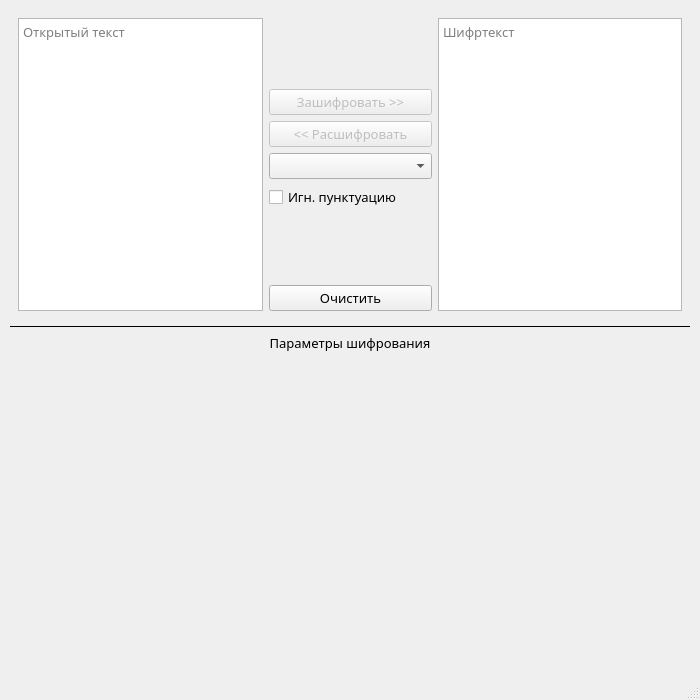
<?xml version="1.0" encoding="UTF-8"?>
<ui version="4.0">
 <class>MainWindow</class>
 <widget class="QMainWindow" name="MainWindow">
  <property name="geometry">
   <rect>
    <x>0</x>
    <y>0</y>
    <width>700</width>
    <height>700</height>
   </rect>
  </property>
  <property name="font">
   <font>
    <family>Hack</family>
    <pointsize>10</pointsize>
   </font>
  </property>
  <property name="windowTitle">
   <string>My Cryptography</string>
  </property>
  <widget class="QWidget" name="centralwidget">
   <layout class="QVBoxLayout" name="verticalLayout_3">
    <property name="leftMargin">
     <number>10</number>
    </property>
    <property name="topMargin">
     <number>10</number>
    </property>
    <property name="rightMargin">
     <number>10</number>
    </property>
    <property name="bottomMargin">
     <number>10</number>
    </property>
    <item>
     <layout class="QHBoxLayout" name="horizontalLayout" stretch="3,2,3">
      <property name="leftMargin">
       <number>8</number>
      </property>
      <property name="topMargin">
       <number>8</number>
      </property>
      <property name="rightMargin">
       <number>8</number>
      </property>
      <property name="bottomMargin">
       <number>8</number>
      </property>
      <item>
       <widget class="QPlainTextEdit" name="open_text_menu">
        <property name="placeholderText">
         <string>Открытый текст</string>
        </property>
       </widget>
      </item>
      <item>
       <layout class="QVBoxLayout" name="verticalLayout_2">
        <item>
         <spacer name="verticalSpacer_2">
          <property name="orientation">
           <enum>Qt::Vertical</enum>
          </property>
          <property name="sizeHint" stdset="0">
           <size>
            <width>20</width>
            <height>40</height>
           </size>
          </property>
         </spacer>
        </item>
        <item>
         <widget class="QPushButton" name="encrypt_button">
          <property name="enabled">
           <bool>false</bool>
          </property>
          <property name="text">
           <string>Зашифровать &gt;&gt;</string>
          </property>
         </widget>
        </item>
        <item>
         <widget class="QPushButton" name="decrypt_button">
          <property name="enabled">
           <bool>false</bool>
          </property>
          <property name="text">
           <string>&lt;&lt; Расшифровать</string>
          </property>
         </widget>
        </item>
        <item>
         <widget class="QComboBox" name="cipher_selector_box"/>
        </item>
        <item>
         <widget class="QCheckBox" name="punctuation">
          <property name="toolTip">
           <string>Опция не доступная для шифра Хилла.</string>
          </property>
          <property name="text">
           <string>Игн. пунктуацию</string>
          </property>
         </widget>
        </item>
        <item>
         <spacer name="verticalSpacer">
          <property name="orientation">
           <enum>Qt::Vertical</enum>
          </property>
          <property name="sizeHint" stdset="0">
           <size>
            <width>20</width>
            <height>40</height>
           </size>
          </property>
         </spacer>
        </item>
        <item>
         <widget class="QPushButton" name="clear_button">
          <property name="text">
           <string>Очистить</string>
          </property>
         </widget>
        </item>
       </layout>
      </item>
      <item>
       <widget class="QPlainTextEdit" name="cipher_text_menu">
        <property name="placeholderText">
         <string>Шифртекст</string>
        </property>
       </widget>
      </item>
     </layout>
    </item>
    <item>
     <widget class="QFrame" name="frame">
      <property name="frameShape">
       <enum>QFrame::HLine</enum>
      </property>
      <property name="frameShadow">
       <enum>QFrame::Plain</enum>
      </property>
     </widget>
    </item>
    <item>
     <widget class="QLabel" name="label">
      <property name="font">
       <font>
        <pointsize>10</pointsize>
       </font>
      </property>
      <property name="text">
       <string>Параметры шифрования</string>
      </property>
      <property name="alignment">
       <set>Qt::AlignCenter</set>
      </property>
     </widget>
    </item>
    <item>
     <widget class="QStackedWidget" name="cipher_selector">
      <property name="currentIndex">
       <number>-1</number>
      </property>
     </widget>
    </item>
   </layout>
  </widget>
  <widget class="QMenuBar" name="menubar">
   <property name="geometry">
    <rect>
     <x>0</x>
     <y>0</y>
     <width>700</width>
     <height>18</height>
    </rect>
   </property>
  </widget>
  <widget class="QStatusBar" name="statusbar"/>
 </widget>
 <resources/>
 <connections/>
</ui>
